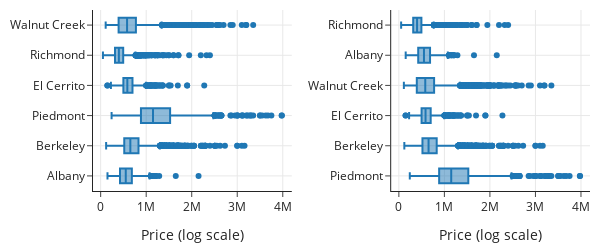

Here is the notebook cell this chart was saved with:
### Markdown cell above
As another example, the two sets of box plots below each compare the distribution of sale price for houses in different cities in the San Francisco East Bay. We prefer the plot on the right since it has boxes ordered according to the median price for each city. Again, this ordering makes it easier to compare distributions across groups, in this case cities. We see that the lower quartile and median price in Albany and Walnut Creek are roughly the same but the prices in Walnut Creek have greater right skew.

### Code cell
cities = ['Richmond', 'El Cerrito', 'Albany', 'Berkeley',
          'Walnut Creek', 'Lamorinda', 'Piedmont']

sfh_cities = sfh.query('city in @cities')


meds = (sfh_cities.groupby('city')
 ['price']
 .transform('median')
)
by_medians = (sfh_cities.assign(med=meds)
 .sort_values('med', ascending=False)
)

f1 = px.box(sfh_cities, x='price', y='city', log_x=True)
f2 = px.box(by_medians, x='price', y='city', log_x=True)
fig = left_right(f1, f2, horizontal_spacing=0.2)
fig.update_xaxes(title_text='Price (log scale)')
fig.update_layout(width=600, height=250)
fig

### Figure 1 — Plotly figure (JSON) as saved in the notebook; plotly's stock layout.template omitted (floating-point values rounded to 4 significant figures; data arrays with more than 128 entries replaced by an {"elided": "..."} marker saying what was removed)
{"data": [{"alignmentgroup": "True", "hovertemplate": "price=%{x}<br>city=%{y}<extra></extra>", "legendgroup": "", "marker": {"color": "#1F77B4"}, "name": "", "notched": false, "offsetgroup": "", "orientation": "h", "showlegend": false, "type": "box", "x": {"elided": "22939 int values"}, "x0": " ", "xaxis": "x", "y": {"elided": "22939 str values"}, "y0": " ", "yaxis": "y"}, {"alignmentgroup": "True", "hovertemplate": "price=%{x}<br>city=%{y}<extra></extra>", "legendgroup": "", "marker": {"color": "#1F77B4"}, "name": "", "notched": false, "offsetgroup": "", "orientation": "h", "showlegend": false, "type": "box", "x": {"elided": "22939 int values"}, "x0": " ", "xaxis": "x2", "y": {"elided": "22939 str values"}, "y0": " ", "yaxis": "y2"}], "layout": {"height": 250, "width": 600, "xaxis": {"anchor": "y", "autorange": true, "domain": [0, 0.4], "range": [-168300.0, 4198000.0], "title": {"text": "Price (log scale)"}, "type": "linear"}, "xaxis2": {"anchor": "y2", "autorange": true, "domain": [0.6, 1], "range": [-168300.0, 4198000.0], "title": {"text": "Price (log scale)"}, "type": "linear"}, "yaxis": {"anchor": "x", "autorange": true, "domain": [0, 1], "range": [-0.5, 5.5], "type": "category"}, "yaxis2": {"anchor": "x2", "autorange": true, "domain": [0, 1], "range": [-0.5, 5.5], "type": "category"}}}
